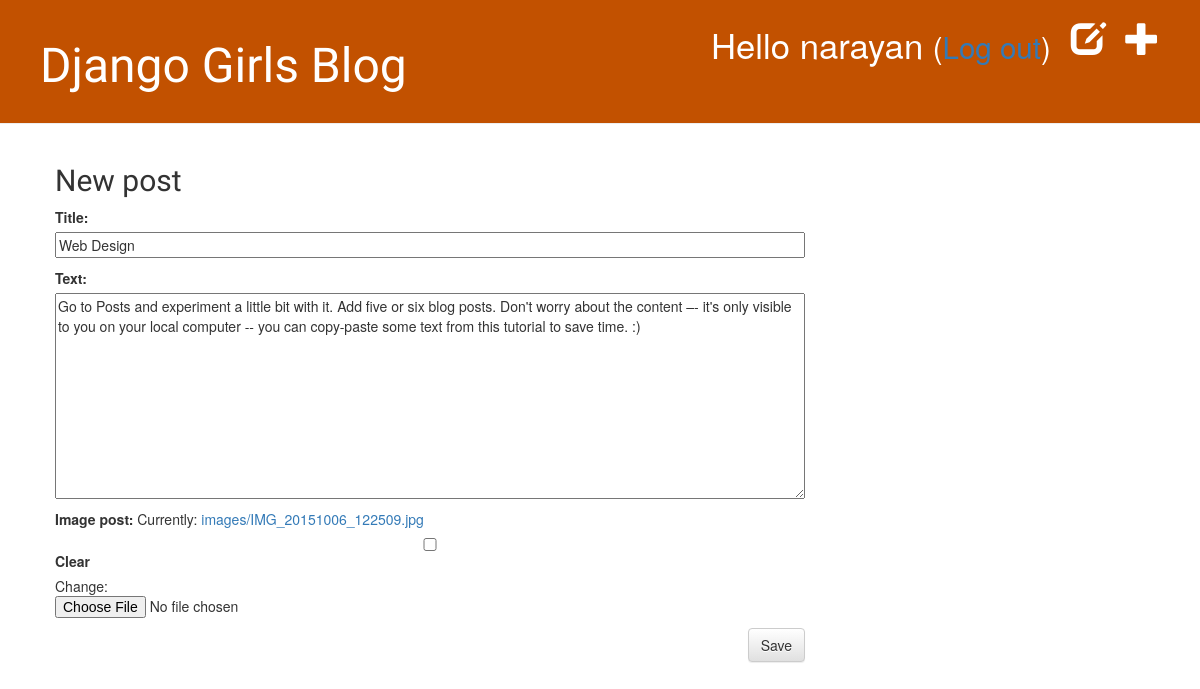
Screenshot of /post/1/edit/ (signed in) with the database file from the repository.
### blog/models.py (models this page shows, shortened)
class Post(models.Model):
    author = models.ForeignKey(settings.AUTH_USER_MODEL, on_delete=models.CASCADE)
    title = models.CharField(max_length=200)
    text = models.TextField()
    created_date = models.DateTimeField(default=timezone.now)
    published_date = models.DateTimeField(blank=True, null=True)
    image_post = models.ImageField(upload_to='images/', blank = True)
    status = models.CharField(max_length=1, choices=STATUS_CHOICES)

### blog/views.py (the view)
# urls.py: path('post/<int:pk>/edit/', views.post_edit, name='post_edit'),
@login_required
def post_edit(request, pk):
    post = get_object_or_404(Post, pk=pk)
    if request.method == "POST":
        form = PostForm(request.POST, request.FILES , instance=post)
        if form.is_valid():
            post = form.save(commit=False)
            post.author = request.user
            post.save()
            return redirect('post_detail', pk=post.pk)
    else:
        form = PostForm(instance=post)
    return render(request, 'blog/post_edit.html', {'form': form})

### blog/forms.py
class PostForm(forms.ModelForm):
    class Meta:
        model = Post
        fields = ('title', 'text', 'image_post',)

### blog/templates/blog/post_edit.html
{% extends 'blog/base.html' %}
{% block content %}
    <h2>New post</h2>
    <form method="POST" class="post-form" enctype="multipart/form-data">{% csrf_token %}
        {{ form.as_p }}
        <button type="submit" class="save btn btn-default">Save</button>
    </form>
{% endblock %}

### blog/templates/blog/base.html (shortened to what this page needs)
{% load static %}
<html>
    <head>
        <link rel="stylesheet" href="//maxcdn.bootstrapcdn.com/bootstrap/3.2.0/css/bootstrap.min.css">
        <link rel="stylesheet" href="//maxcdn.bootstrapcdn.com/bootstrap/3.2.0/css/bootstrap-theme.min.css">
        <link rel="stylesheet" href="{% static 'css/blog.css' %}">
    </head>
<body>
<div class="page-header">
    {% if user.is_authenticated %}
        <a href="{% url 'post_new' %}" class="top-menu"><span class="glyphicon glyphicon-plus"></span></a>
        <a href="{% url 'post_draft_list' %}" class="top-menu"><span class="glyphicon glyphicon-edit"></span></a>
        <p class="top-menu">Hello {{ user.username }} <small>(<a href="{% url 'logout' %}">Log out</a>)</small></p>
    {% else %}
        <p class="top-menu"><small>(<a href="{% url 'signup' %}">Sign-up</a>)</small></p>
        <p class="top-menu"><small>(<a href="{% url 'login' %}">Login</a>)</small></p>
    {% endif %}
    <h1><a href="/">Django Girls Blog</a></h1>
</div>
    <div class="content container">
        <div class="row">
            <div class="col-md-8">
            {% block content %}
            {% endblock %}
            </div>
        </div>
    </div>
</body>
</html>

### blog/static/css/blog.css (style rules this page uses)
.page-header { background-color: #C25100; margin-top: 0; padding: 20px 20px 20px 40px; }
.page-header h1, .page-header h1 a, .page-header h1 a:visited, .page-header h1 a:active { color: #ffffff; font-size: 36pt; text-decoration: none; }
.content { margin-left: 40px; }
h1, h2, h3, h4 { font-family: 'Lobster', cursive; }
.save { float: right; }
.post-form textarea, .post-form input { width: 100%; }
.top-menu, .top-menu:hover, .top-menu:visited { color: #ffffff; float: right; font-size: 26pt; margin-right: 20px; }

### rows the page displays
Post: title "Web Design", text "Go to Posts and experiment a little bit with it. Add five or six blog posts. Don't worry about the content –- it's only visible to you on your local computer -- you can copy-paste some text from this tutorial to save time. :)"

### other values shown
{{ user.username }} "narayan"
